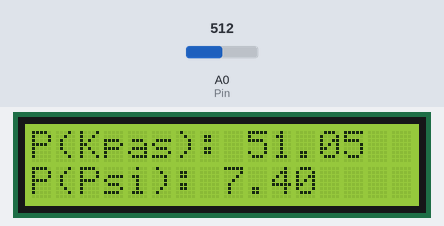
This sketch was run on a simulated Arduino Uno, built with avr-gcc and run on an emulated ATmega328P. Shown: 16×2 character LCD. The test bench sets the inputs (shaded band); at power-on: A0 (Pin) = 512. What the sketch prints to the serial monitor is not drawn.

Above: at 1.7 s.
1.8 s: A0 (Pin) set to 716
At 2.6 s:
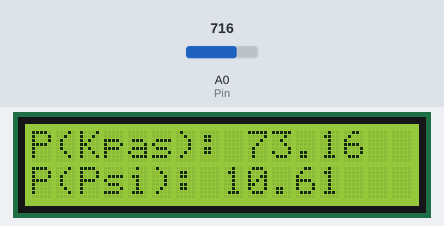
3.5 s: A0 (Pin) set to 900
At 4.7 s:
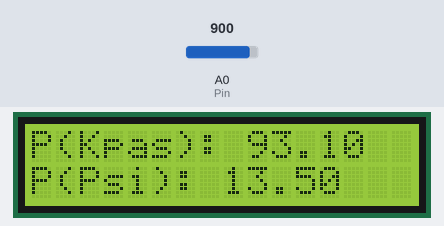
5.1 s: A0 (Pin) set to 1023
At 5.6 s:
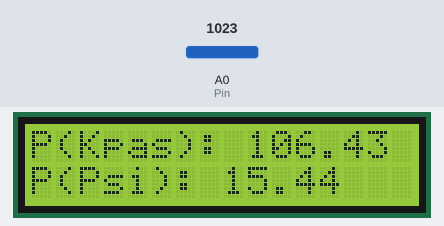
Timing chart, 0 to 8.1 s (numbered marks = the images above; inputs shaded):
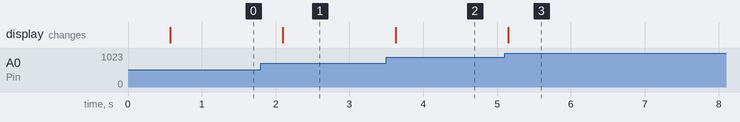

The sketch:

code_arduino.ino
```cpp
 #include <LiquidCrystal.h>
 LiquidCrystal lcd(10, 9, 8, 5, 4, 3, 2); //(RS, RW, E, D4,D5, D6, D7)


//-------------------Declaracion de variables globales------------------
float P;
const float Voffset = 0.2/0.0451; //0.2 -> es el voltaje tipico minimo con que trabaja el sensor
const float Sensitivity = 1/0.0451; //Resolucion del sensor 45 mV/Kpa
const float Vs = 5.0;
int const n = 4;
int Pin = A0;

//-------------------------------Presión--------------------------------------
float getPressure(){
  //ADC 0->1023 Resolución 4.888 mV/bit  siendo 5v -> 1024bit
    int bitADC = analogRead(Pin);
    return bitADC*(Vs/1023.0)*Sensitivity-Voffset;
  };

//-----------------------------Average------------------------------------------
float average(){
  float accu = 0;
  for(int i=1;i<=n;i++){
    P = getPressure();
    accu+=P;
  }
  return accu/n;
}

//---------------------------------Presion en psi-----------------------------------
float getpPressurePsi(float P_kpa){
  //1.0kPa (kiloPascal) equals 0.145 psi
  return 0.145038*P_kpa;
}
//--------------------------------Main--------------------------------------------
void setup() {
  //Velocidad con la que trasmite los datos por comunicacion serial la placa
  Serial.begin(9600);
  //(columnas,filas)
  lcd.begin(16,2);
  lcd.setCursor(4, 0);
  lcd.print("SENSOR");
  lcd.setCursor(3, 1);
  lcd.print("MPX5100DP");
  delay(500);
}

void loop() {

  float Pa = average();
  //float Pa = getPressure();
  Serial.print("Presion Pascales: ");
  Serial.print(Pa,3);
  Serial.println(" Pa");
  float Ppsi = getpPressurePsi(Pa);
  Serial.print("Presion Psi: ");
  Serial.print(Ppsi,3);
  Serial.println(" Psi");
  lcd.clear();
  lcd.setCursor(0,0);
  lcd.print("P(Kpas): ");
  lcd.print(Pa);
  lcd.setCursor(0,1);
  lcd.print("P(Psi): ");
  lcd.print(Ppsi);
  delay(500);

}
```

Measured:
- after the input at 1.8 s, the display: changes after 0.30 s (image 1)
- after the input at 3.5 s, the display: changes after 0.12 s (image 2)
- after the input at 5.1 s, the display: changes after 0.05 s (image 3)
